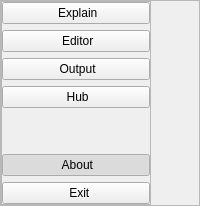
        <widget class="QFrame" name="Side_Menu">
         <property name="frameShape">
          <enum>QFrame::Shape::StyledPanel</enum>
         </property>
         <property name="frameShadow">
          <enum>QFrame::Shadow::Raised</enum>
         </property>
         <layout class="QVBoxLayout" name="verticalLayout_4">
          <property name="spacing">
           <number>6</number>
          </property>
          <property name="leftMargin">
           <number>0</number>
          </property>
          <property name="topMargin">
           <number>0</number>
          </property>
          <property name="rightMargin">
           <number>0</number>
          </property>
          <property name="bottomMargin">
           <number>0</number>
          </property>
          <item>
           <widget class="QFrame" name="frame_4">
            <property name="minimumSize">
             <size>
              <width>100</width>
              <height>0</height>
             </size>
            </property>
            <property name="maximumSize">
             <size>
              <width>150</width>
              <height>16777215</height>
             </size>
            </property>
            <property name="frameShape">
             <enum>QFrame::Shape::StyledPanel</enum>
            </property>
            <property name="frameShadow">
             <enum>QFrame::Shadow::Raised</enum>
            </property>
            <layout class="QVBoxLayout" name="verticalLayout_2">
             <property name="spacing">
              <number>6</number>
             </property>
             <property name="leftMargin">
              <number>0</number>
             </property>
             <property name="topMargin">
              <number>0</number>
             </property>
             <property name="rightMargin">
              <number>0</number>
             </property>
             <property name="bottomMargin">
              <number>0</number>
             </property>
             <item>
              <widget class="QPushButton" name="ExplainButton">
               <property name="cursor">
                <cursorShape>PointingHandCursor</cursorShape>
               </property>
               <property name="text">
                <string> Explain</string>
               </property>
               <property name="icon">
                <iconset resource="D:/MyStudy/college/Level4_1st/Compiler/Projects/ProjectGUI/resource.qrc">
                 <normaloff>:/icon/resources/compiler (1).png</normaloff>:/icon/resources/compiler (1).png</iconset>
               </property>
               <property name="checkable">
                <bool>true</bool>
               </property>
               <property name="checked">
                <bool>false</bool>
               </property>
               <property name="autoExclusive">
                <bool>true</bool>
               </property>
              </widget>
             </item>
             <item>
              <widget class="QPushButton" name="EditorButton">
               <property name="cursor">
                <cursorShape>PointingHandCursor</cursorShape>
               </property>
               <property name="text">
                <string> Editor</string>
               </property>
               <property name="icon">
                <iconset resource="D:/MyStudy/college/Level4_1st/Compiler/Projects/ProjectGUI/resource.qrc">
                 <normaloff>:/icon/resources/code.png</normaloff>:/icon/resources/code.png</iconset>
               </property>
               <property name="checkable">
                <bool>true</bool>
               </property>
               <property name="autoExclusive">
                <bool>true</bool>
               </property>
              </widget>
             </item>
             <item>
              <widget class="QPushButton" name="OutputButton">
               <property name="cursor">
                <cursorShape>PointingHandCursor</cursorShape>
               </property>
               <property name="text">
                <string> Output</string>
               </property>
               <property name="icon">
                <iconset resource="D:/MyStudy/college/Level4_1st/Compiler/Projects/ProjectGUI/resource.qrc">
                 <normaloff>:/icon/resources/output.png</normaloff>:/icon/resources/output.png</iconset>
               </property>
               <property name="checkable">
                <bool>true</bool>
               </property>
               <property name="autoExclusive">
                <bool>true</bool>
               </property>
              </widget>
             </item>
             <item>
              <widget class="QPushButton" name="HubButton">
               <property name="cursor">
                <cursorShape>PointingHandCursor</cursorShape>
               </property>
               <property name="text">
                <string> Hub</string>
               </property>
               <property name="icon">
                <iconset resource="D:/MyStudy/college/Level4_1st/Compiler/Projects/ProjectGUI/resource.qrc">
                 <normaloff>:/icon/resources/digital-nomad-hub.png</normaloff>:/icon/resources/digital-nomad-hub.png</iconset>
               </property>
               <property name="checkable">
                <bool>true</bool>
               </property>
               <property name="autoExclusive">
                <bool>true</bool>
               </property>
              </widget>
             </item>
             <item>
              <spacer name="verticalSpacer">
               <property name="orientation">
                <enum>Qt::Orientation::Vertical</enum>
               </property>
               <property name="sizeHint" stdset="0">
                <size>
                 <width>20</width>
                 <height>40</height>
                </size>
               </property>
              </spacer>
             </item>
             <item>
              <widget class="QPushButton" name="AboutButton">
               <property name="cursor">
                <cursorShape>PointingHandCursor</cursorShape>
               </property>
               <property name="text">
                <string> About</string>
               </property>
               <property name="icon">
                <iconset resource="D:/MyStudy/college/Level4_1st/Compiler/Projects/ProjectGUI/resource.qrc">
                 <normaloff>:/icon/resources/information.png</normaloff>:/icon/resources/information.png</iconset>
               </property>
               <property name="checkable">
                <bool>true</bool>
               </property>
               <property name="checked">
                <bool>true</bool>
               </property>
               <property name="autoExclusive">
                <bool>true</bool>
               </property>
              </widget>
             </item>
             <item>
              <widget class="QPushButton" name="pushButton_6">
               <property name="sizePolicy">
                <sizepolicy hsizetype="Minimum" vsizetype="Fixed">
                 <horstretch>0</horstretch>
                 <verstretch>0</verstretch>
                </sizepolicy>
               </property>
               <property name="cursor">
                <cursorShape>PointingHandCursor</cursorShape>
               </property>
               <property name="layoutDirection">
                <enum>Qt::LayoutDirection::LeftToRight</enum>
               </property>
               <property name="text">
                <string>  Exit</string>
               </property>
               <property name="icon">
                <iconset resource="D:/MyStudy/college/Level4_1st/Compiler/Projects/ProjectGUI/resource.qrc">
                 <normaloff>:/icon/resources/power-button.png</normaloff>:/icon/resources/power-button.png</iconset>
               </property>
               <property name="checkable">
                <bool>true</bool>
               </property>
               <property name="autoExclusive">
                <bool>true</bool>
               </property>
              </widget>
             </item>
            </layout>
           </widget>
          </item>
         </layout>
        </widget>
